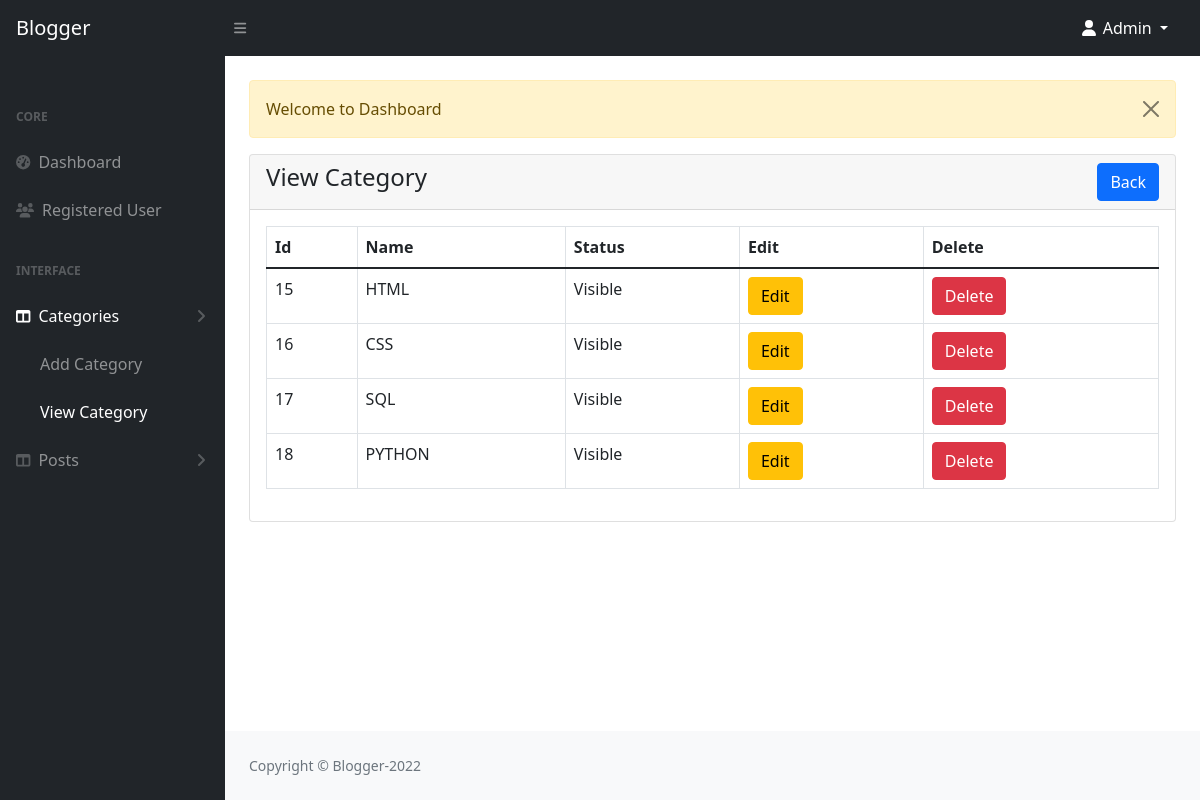
/admin/category-view.php (signed in), run on the app's committed database.
### tables this page shows
CREATE TABLE `categories` (
  `id` int NOT NULL,
  `name` varchar(256) NOT NULL,
  `slug` varchar(256) NOT NULL,
  `description` text,
  `navbar_status` tinyint(1) DEFAULT '0',
  `status` tinyint(1) NOT NULL DEFAULT '0',
  `created_at` timestamp NOT NULL DEFAULT CURRENT_TIMESTAMP
);

### admin/category-view.php (the view, shortened to what this page needs)
<?php
include('includes/header.php');
?>
<div class="conatiner-fluid px-4">
    <div class="row mt-4">
        <div class="col-md-12">
        <?php include('../message.php'); ?>
            <div class="card">
                <div class="card-header">
                    <h4>View Category
                    <a href="category-view.php" class="btn btn-primary float-end">Back</a>
                    </h4>
                </div>
                <div class="card-body">
                    <div class="table-responsive">
                        <table class="table table-bordered table-stripe">
                            <thead>
                                <tr>
                                    <th>Id</th>
                                    <th>Name</th>
                                    <th>Status</th>
                                    <th>Edit
                                    <th>Delete</th>
                                </tr>
                            </thead>
                            <tbody>
                            <?php
                    $category = "SELECT * FROM categories";
                    $category_run = mysqli_query($con,$category);
                    if(mysqli_num_rows($category_run) > 0)
                    {
                        foreach($category_run as $item)
                        {
                            ?>
                            <tr>
                            <td><?= $item['id'] ?></td>
                                <td><?= $item['name'] ?></td>
                                <td>
                                <?php if($item['status'] == '1')
                                {
                                    echo 'Hidden';
                                }
                                else{
                                    echo 'Visible';
                                } ?></td>
                                <td>
                                    <a href="category-edit.php?id=<?= $item['id'] ?>" class="btn btn-warning">Edit</a>
                                </td>
                                <td>
                                    <a href="code.php?id=<?= $item['id'] ?>" class="btn btn-danger" name="category-delete">Delete</a>
                                </td>
                        </tr>
                        <?php
                        }
                        }
                        else
                        {
                        ?>
                        <tr>
                        <td colspan="5">No Record found</td>
                        </tr>
                        <?php
                        }
                        ?>
                        </tbody>
                        </table>
                    </div>
                </div>
            </div>
        </div>
</div>
<?php
include('includes/footer.php');
include('includes/scripts.php');
?>

### admin/includes/header.php (shortened to what this page needs)
<!DOCTYPE html>
<html lang="en">
    <head>
        <link href="https://cdn.jsdelivr.net/npm/simple-datatables@latest/dist/style.css" rel="stylesheet" />
        <link href="css/styles.css" rel="stylesheet" />
        <link href="https://cdn.jsdelivr.net/npm/summernote@0.8.18/dist/summernote.min.css" rel="stylesheet">
        <link href="https://cdn.jsdelivr.net/npm/summernote@0.8.18/dist/summernote-lite.min.css" rel="stylesheet">
    </head>
    <body class="sb-nav-fixed">
        <?php
        include('includes/navbar-top.php');
        ?>
        <div id="layoutSidenav">
            <?php
            include('includes/sidebar.php');
            ?>
            <div id="layoutSidenav_content">
                <main>

### admin/includes/navbar-top.php (shortened to what this page needs)
<nav class="sb-topnav navbar navbar-expand navbar-dark bg-dark">
            <a class="navbar-brand ps-3" href="index.html">Blogger</a>
            <button class="btn btn-link btn-sm order-1 order-lg-0 me-4 me-lg-0" id="sidebarToggle" href="#!"><i class="fas fa-bars"></i></button>
            <ul class="navbar-nav ms-auto ms-md-0 me-3 me-lg-4">
                <li class="nav-item dropdown">
                    <a class="nav-link dropdown-toggle text-white" id="navbarDropdown" href="#" role="button" data-bs-toggle="dropdown" aria-expanded="false"><i class="fas fa-user fa-fw"></i>  <?= $_SESSION['auth_user']['user_name'];?></a>
                </li>
            </ul>
        </nav>

### admin/includes/sidebar.php (shortened to what this page needs)
<div id="layoutSidenav_nav">
    <?php echo $page=substr($_SERVER['SCRIPT_NAME'],strrpos($_SERVER['SCRIPT_NAME'],"/")+1); ?>
    <nav class="sb-sidenav accordion sb-sidenav-dark" id="sidenavAccordion">
        <div class="sb-sidenav-menu">
            <div class="nav">
                <div class="sb-sidenav-menu-heading">Core</div>
                <a class="nav-link <?= $page == 'index.php'? 'active':'' ?>" href="index.php">
                    <div class="sb-nav-link-icon"><i class="fas fa-tachometer-alt"></i></div>
                    Dashboard
                </a>
                <a class="nav-link <?= $page == 'view_register.php'? 'active':'' ?>" href="view_register.php">
                    <div class="sb-nav-link-icon"><i class="fas fa-users"></i></div>
                    Registered User
                </a>
                <div class="sb-sidenav-menu-heading">Interface</div>
                <a class="nav-link collapsed <?= $page == 'category-add.php' || $page == 'category-view.php' || $page == 'category-edit.php'? 'active':'' ?>" href="#" data-bs-toggle="collapse" data-bs-target="#collapseLayouts" aria-expanded="false" aria-controls="collapseLayouts">
                    <div class="sb-nav-link-icon"><i class="fas fa-columns"></i></div>
                    Categories
                    <div class="sb-sidenav-collapse-arrow"><i class="fas fa-angle-down"></i></div>
                </a>
                <div class="collapse <?= $page == 'category-add.php' || $page == 'category-view.php' || $page == 'category-edit.php'? 'show':'' ?>" id="collapseLayouts" aria-labelledby="headingOne" data-bs-parent="#sidenavAccordion">
                    <nav class="sb-sidenav-menu-nested nav">
                        <a class="nav-link <?= $page == 'category-add.php'? 'active':'' ?>" href="category-add.php">Add Category</a>
                        <a class="nav-link <?= $page == 'category-view.php'? 'active':'' ?>" href="category-view.php">View Category</a>
                    </nav>
                </div>
                <a class="nav-link collapsed <?= $page == 'post-add.php' || $page == 'post-view.php' || $page == 'post-edit.php'? 'active':'' ?>" href="#" data-bs-toggle="collapse" data-bs-target="#collapsePosts" aria-expanded="false" aria-controls="collapsePosts">
                    <div class="sb-nav-link-icon"><i class="fas fa-columns"></i></div>
                    Posts
                    <div class="sb-sidenav-collapse-arrow"><i class="fas fa-angle-down"></i></div>
                </a>
            </div>
        </div>
    </nav>
</div>

### message.php (shortened to what this page needs)
<?php
if(isset($_SESSION['message']))
{
    ?>
    <div class="alert alert-warning alert-dismissible fade show" role="alert">
    <?= $_SESSION['message']; ?>
  <button type="button" class="btn-close" data-bs-dismiss="alert" aria-label="Close"></button>
</div>
    <?php
}
?>

### admin/includes/footer.php
</main>
                <footer class="py-4 bg-light mt-auto">
                    <div class="container-fluid px-4">
                        <div class="d-flex align-items-center justify-content-between small">
                            <div class="text-muted">Copyright &copy; Blogger-2022</div>
                        </div>
                    </div>
                </footer>
            </div>
        </div>

### admin/includes/scripts.php (shortened to what this page needs)
</body>
</html>

### data on the page
categories: id "15", name "HTML", status "Visible"
categories: id "16", name "CSS", status "Visible"
categories: id "17", name "SQL", status "Visible"
categories: id "18", name "PYTHON", status "Visible"

### other printed values
$_SESSION['auth_user']['user_name'] "Admin"
$_SESSION['message'] "Welcome to Dashboard"
